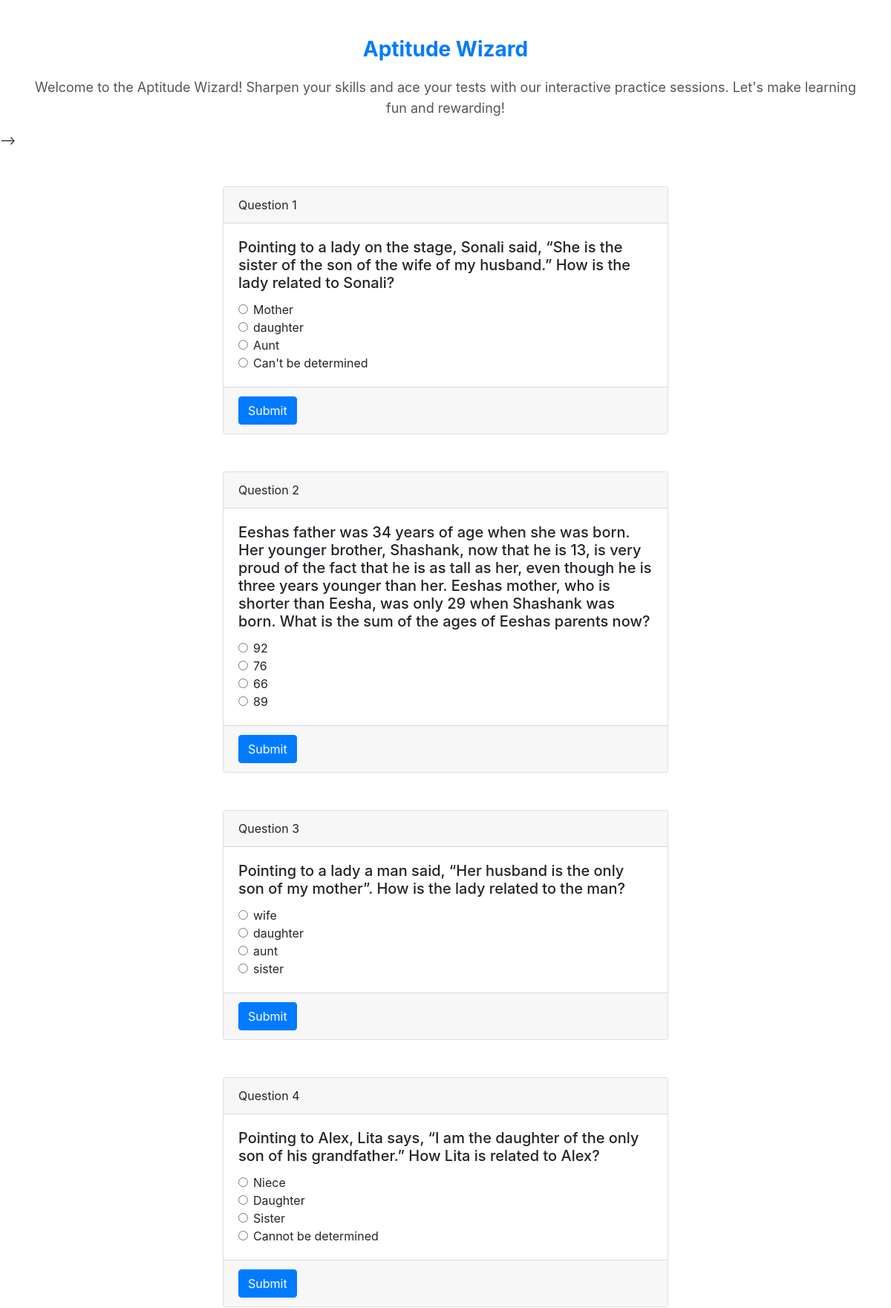
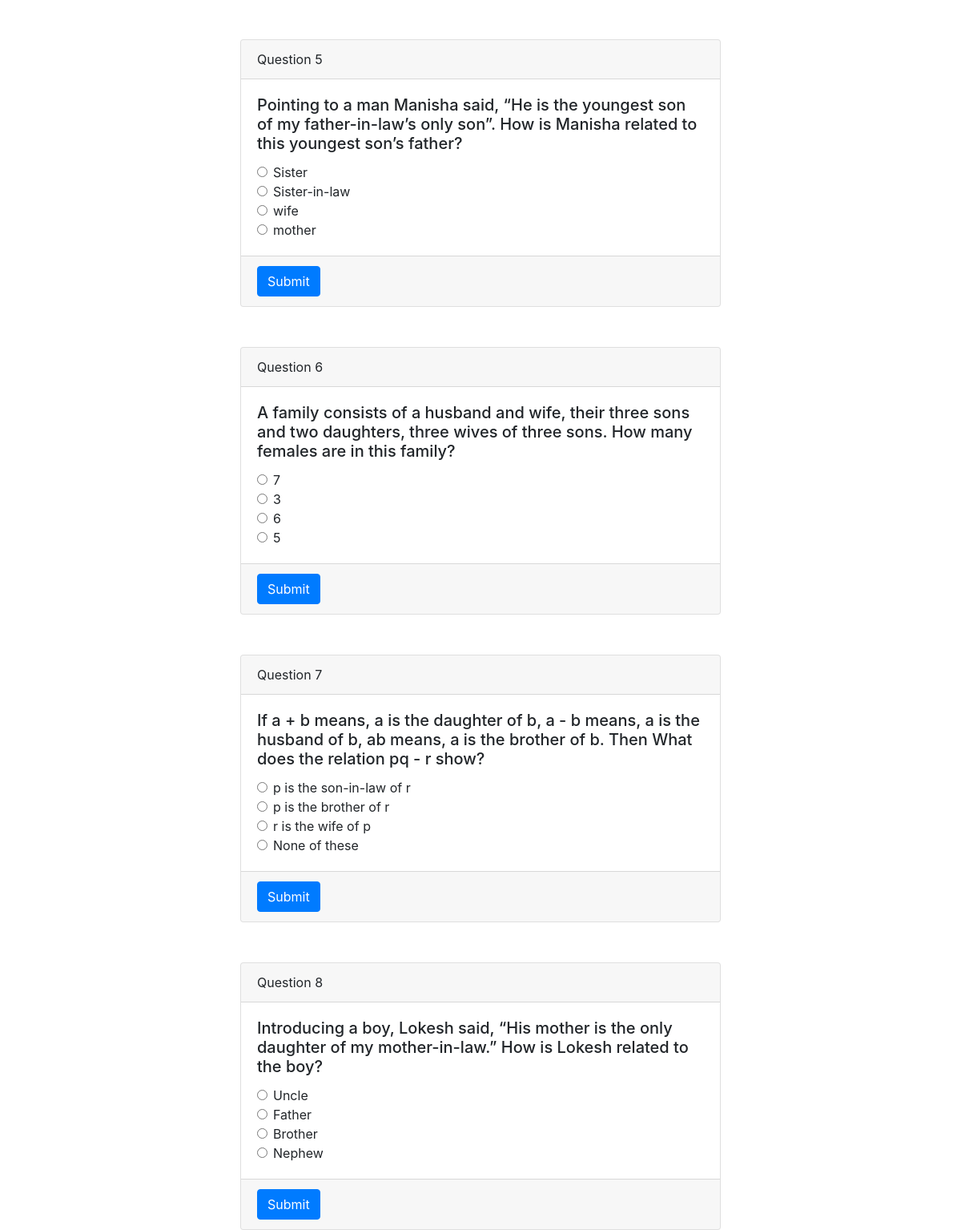
/logical-reasoning/bloodRelations/ (signed in), run on the app's committed database (2 pictures, top to bottom).
### aptitudewizard/models.py (models this page shows)
class Question(models.Model):
    user = models.ForeignKey(User,on_delete=models.SET_NULL,null=True,blank=True)
    category = models.TextField(null=True,blank=True)
    question = models.TextField(null=True,blank=True)
    option_1 = models.TextField(null=True,blank=True)
    option_2 = models.TextField(null=True,blank=True)
    option_3 = models.TextField(null=True,blank=True)
    option_4 = models.TextField(null=True,blank=True)
    correct_answer = models.TextField(null=True,blank=True)
    solution = models.TextField(null=True,blank=True)

### aptitudewizard/views.py (the view)
# urls.py: path("logical-reasoning/<str:category>/",Questions,name="questions"),
@login_required(login_url="/login/")
def Questions(request,category):
    context = {'question':Question.objects.all().filter(category=category)}
    return render(request,'questions.html',context)

### templates/questions.html (shortened to what this page needs)
<!DOCTYPE html>
<html lang="en">
<head>
  <link rel="stylesheet" href="https://stackpath.bootstrapcdn.com/bootstrap/4.5.2/css/bootstrap.min.css">
</head>
<body>
<div class="container aptitude-wizard animated">
  <div class="row">
    <div class="col-md-12">
      <h3>Aptitude Wizard</h3>
      <p>Welcome to the Aptitude Wizard! Sharpen your skills and ace your tests with our interactive practice sessions. Let's make learning fun and rewarding!</p>
    </div>
  </div>
</div>
</a> -->
{% for q in question %}
<div class="container">
  <div class="card">
    <div class="card-header">
      Question {{forloop.counter}}
    </div>
    <div class="card-body">
      <h5 class="card-title">{{q.question}}</h5>
      <form id="questionForm{{forloop.counter}}">
        <div class="form-check">
          <input class="form-check-input" type="radio" name="option{{forloop.counter}}" id="option1{{forloop.counter}}" value="a">
          <label class="form-check-label" for="option1{{forloop.counter}}">
            {{q.option_1}}
          </label>
        </div>
        <div class="form-check">
          <input class="form-check-input" type="radio" name="option{{forloop.counter}}" id="option2{{forloop.counter}}" value="b">
          <label class="form-check-label" for="option2{{forloop.counter}}">
            {{q.option_2}}
          </label>
        </div>
        <div class="form-check">
          <input class="form-check-input" type="radio" name="option{{forloop.counter}}" id="option3{{forloop.counter}}" value="c">
          <label class="form-check-label" for="option3{{forloop.counter}}">
            {{q.option_3}}
          </label>
        </div>
        <div class="form-check">
          <input class="form-check-input" type="radio" name="option{{forloop.counter}}" id="option4{{forloop.counter}}" value="d">
          <label class="form-check-label" for="option4{{forloop.counter}}">
            {{q.option_4}}
          </label>
        </div>
      </form>
    </div>
    <div class="card-footer text-muted">
      <button type="button" class="btn btn-primary" onclick="checkAnswer('{{q.correct_answer}}', {{forloop.counter}})">Submit</button>
    </div>
  </div>
</div>
{% endfor %}
</body>
</html>

### templates/questions.html (style rules this page uses)
.card { width: 80%; max-width: 600px; margin: 0 auto; margin-top: 50px; animation: fadeInUp 0.5s ease forwards; }
.aptitude-wizard { text-align: center; margin-top: 50px; }
.aptitude-wizard h3 { color: #007bff; font-size: 28px; font-weight: bold; margin-bottom: 20px; }
.aptitude-wizard p { font-size: 18px; line-height: 1.6; color: #555; }
.aptitude-wizard.animated { animation: slideInLeft 0.5s ease forwards; }

### data on the page
Question: question "Pointing to a lady on the stage, Sonali said, “She is the sister of the son of the wife of my husband.” How is the lady related to Sonali?", option_1 "Mother", option_2 "daughter", option_3 "Aunt", option_4 "Can't be determined"
Question: question "Eeshas father was 34 years of age when she was born. Her younger brother, Shashank, now that he is 13, is very proud of the fact that he is as tall as her, even though he is three years younger than her. Eeshas mother, who is shorter than Eesha, was only 29 when Shashank was born. What is the sum of the ages of Eeshas parents now?", option_1 "92", option_2 "76", option_3 "66", option_4 "89"
Question: question "Pointing to a lady a man said, “Her husband is the only son of my mother”. How is the lady related to the man?", option_1 "wife", option_2 "daughter", option_3 "aunt", option_4 "sister"
Question: question "Pointing to Alex, Lita says, “I am the daughter of the only son of his grandfather.” How Lita is related to Alex?", option_1 "Niece", option_2 "Daughter", option_3 "Sister", option_4 "Cannot be determined"
Question: question "Pointing to a man Manisha said, “He is the youngest son of my father-in-law’s only son”. How is Manisha related to this youngest son’s father?", option_1 "Sister", option_2 "Sister-in-law", option_3 "wife", option_4 "mother"
Question: question "A family consists of a husband and wife, their three sons and two daughters, three wives of three sons. How many females are in this family?", option_1 "7", option_2 "3", option_3 "6", option_4 "5"
Question: question "If a + b means, a is the daughter of b, a - b means, a is the husband of b, ab means, a is the brother of b. Then What does the relation pq - r show?", option_1 "p is the son-in-law of r", option_2 "p is the brother of r", option_3 "r is the wife of p", option_4 "None of these"
Question: question "Introducing a boy, Lokesh said, “His mother is the only daughter of my mother-in-law.” How is Lokesh related to the boy?", option_1 "Uncle", option_2 "Father", option_3 "Brother", option_4 "Nephew"
